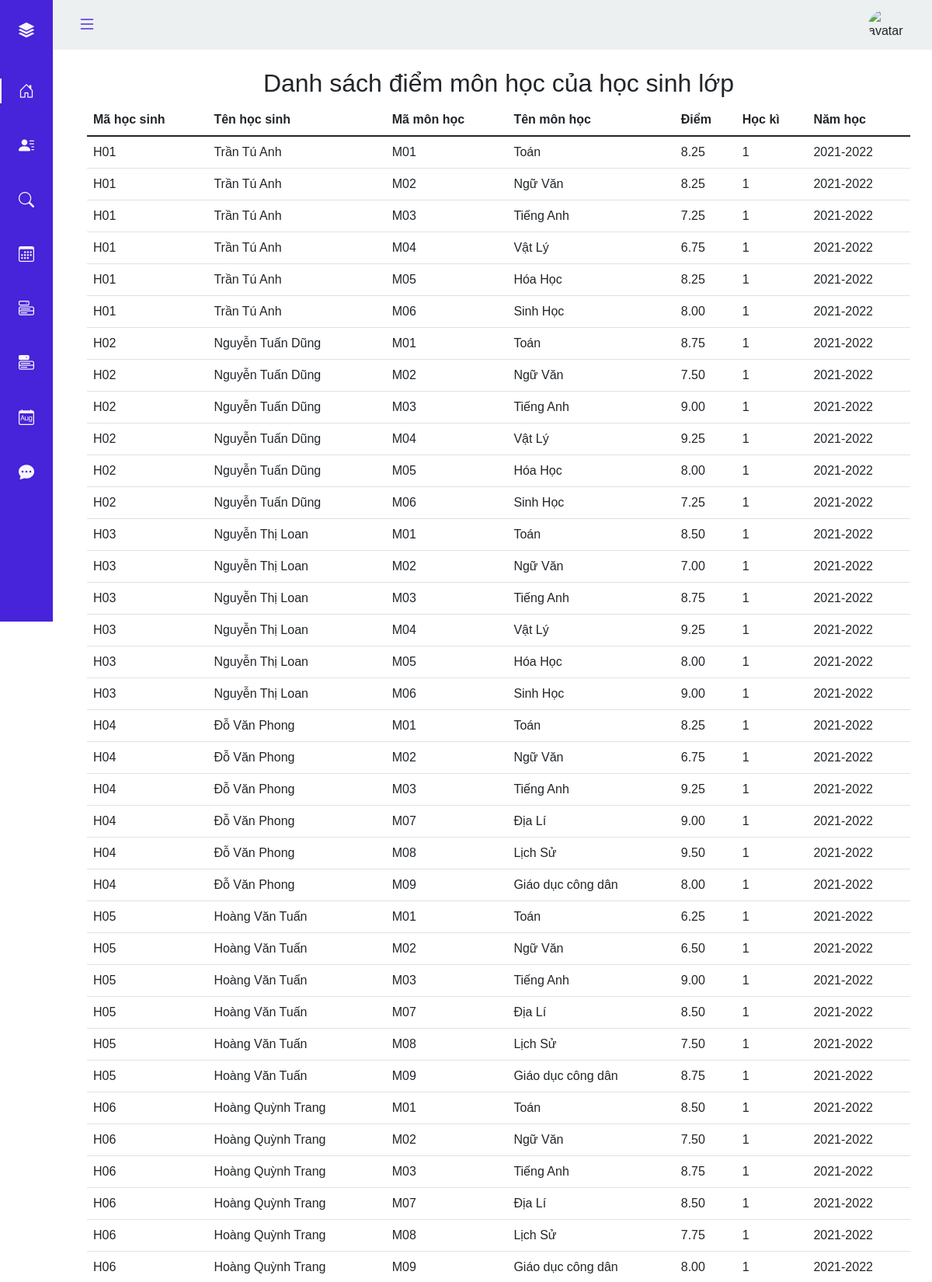
/hocsinh/diem-full.php (signed in, upper part), run on the app's committed database.
### tables this page shows
CREATE TABLE `diem` (
  `Mahs` char(10) NOT NULL,
  `Mamh` char(10) NOT NULL,
  `Diem` decimal(3,2) DEFAULT NULL,
  `Hocky` int(11) DEFAULT NULL,
  `Namhoc` varchar(10) DEFAULT NULL
);

CREATE TABLE `hoc_sinh` (
  `Mahs` char(10) NOT NULL,
  `Hotenhs` varchar(50) DEFAULT NULL,
  `Ngaysinh` date DEFAULT NULL,
  `Gioitinh` varchar(5) DEFAULT NULL,
  `Sdtph` varchar(50) DEFAULT NULL,
  `Mal` char(10) DEFAULT NULL,
  `Hocky` int(11) DEFAULT NULL,
  `Namhoc` varchar(10) DEFAULT NULL
);

CREATE TABLE `monhoc` (
  `Mamh` char(10) NOT NULL,
  `Tenmh` varchar(50) DEFAULT NULL
);

### hocsinh/diem-full.php (the view, shortened to what this page needs)
<?php include('../partial-font/hearder_hs.php') ?>
<br>
<main>
<div class="container">
        <h2>Danh sách điểm môn học của học sinh lớp </h2>
            <table class="table">
                <thead>
                    <tr>
                        <th scope="col">Mã học sinh</th>
                        <th scope="col">Tên học sinh</th>
                        <th scope="col">Mã môn học</th>
                        <th scope="col">Tên môn học</th>
                        <th scope="col">Điểm</th>
                        <th scope="col">Học kì</th>
                        <th scope="col">Năm học</th>
                    </tr>
                </thead>
                <?php
                    include('../sql/connect.php');
                    $id = $_SESSION['id'];
                    $s = "SELECT Mal FROM hoc_sinh WHERE Mahs LIKE '%$id%'";
                    $re =  mysqli_query($conn, $s);
                    $u = mysqli_fetch_assoc($re);
                    $malop = $u['Mal'];
                    $sql = "SELECT * FROM diem, monhoc, hoc_sinh WHERE Mal LIKE '%$malop%' and diem.Mamh= monhoc.Mamh AND diem.Mahs=hoc_sinh.Mahs";
                    $result = mysqli_query($conn, $sql);
                    if(mysqli_num_rows($result) > 0){
                        while($row = mysqli_fetch_assoc($result)){
                 ?>
                                <tr>
                                    <td><?php echo $row['Mahs']; ?></td>
                                    <td><?php echo $row['Hotenhs']; ?></td>
                                    <td><?php echo $row['Mamh']; ?></td>
                                    <td><?php echo $row['Tenmh']; ?></td>
                                    <td><?php echo $row['Diem']; ?></td>
                                    <td><?php echo $row['Hocky']; ?></td>
                                    <td><?php echo $row['Namhoc']; ?></td>
                                </tr>
                <?php
                        }
                    }
                ?>
            </table>
    </div>
</main>
<br>
<?php include('..//partial-font/footer_hs.php') ?>

### assets/Css/style.css (style rules this page uses)
:root { --header-height: 3rem; --nav-width: 68px; --first-color: #4723D9; --first-color-light: #AFA5D9; --white-color: #F7F6FB; --body-font: 'Nunito', sans-serif; --normal-font-size: 1rem; --z-fixed: 100 }
body { position: relative; margin: var(--header-height) 0 0 0; padding: 0 1rem; font-family: var(--body-font); font-size: var(--normal-font-size); transition: .5s }
@media screen and (min-width: 768px) { body { margin: calc(var(--header-height) + 1rem) 0 0 0; padding-left: calc(var(--nav-width) + 2rem) } }
.container { display: flex; flex-wrap: wrap; justify-content: center; }

### data on the page
diem: Mahs.Mahs "H01", Mahs.Hotenhs "Trần Tú Anh", Mamh.Mamh "M01", Mamh.Tenmh "Toán", Diem "8.25", Mahs.Hocky "1", Mahs.Namhoc "2021-2022"
diem: Mahs.Mahs "H01", Mahs.Hotenhs "Trần Tú Anh", Mamh.Mamh "M02", Mamh.Tenmh "Ngữ Văn", Diem "8.25", Mahs.Hocky "1", Mahs.Namhoc "2021-2022"
diem: Mahs.Mahs "H01", Mahs.Hotenhs "Trần Tú Anh", Mamh.Mamh "M03", Mamh.Tenmh "Tiếng Anh", Diem "7.25", Mahs.Hocky "1", Mahs.Namhoc "2021-2022"
diem: Mahs.Mahs "H01", Mahs.Hotenhs "Trần Tú Anh", Mamh.Mamh "M04", Mamh.Tenmh "Vật Lý", Diem "6.75", Mahs.Hocky "1", Mahs.Namhoc "2021-2022"
diem: Mahs.Mahs "H01", Mahs.Hotenhs "Trần Tú Anh", Mamh.Mamh "M05", Mamh.Tenmh "Hóa Học", Diem "8.25", Mahs.Hocky "1", Mahs.Namhoc "2021-2022"
diem: Mahs.Mahs "H01", Mahs.Hotenhs "Trần Tú Anh", Mamh.Mamh "M06", Mamh.Tenmh "Sinh Học", Diem "8.00", Mahs.Hocky "1", Mahs.Namhoc "2021-2022"
diem: Mahs.Mahs "H02", Mahs.Hotenhs "Nguyễn Tuấn Dũng", Mamh.Mamh "M01", Mamh.Tenmh "Toán", Diem "8.75", Mahs.Hocky "1", Mahs.Namhoc "2021-2022"
diem: Mahs.Mahs "H02", Mahs.Hotenhs "Nguyễn Tuấn Dũng", Mamh.Mamh "M02", Mamh.Tenmh "Ngữ Văn", Diem "7.50", Mahs.Hocky "1", Mahs.Namhoc "2021-2022"
diem: Mahs.Mahs "H02", Mahs.Hotenhs "Nguyễn Tuấn Dũng", Mamh.Mamh "M03", Mamh.Tenmh "Tiếng Anh", Diem "9.00", Mahs.Hocky "1", Mahs.Namhoc "2021-2022"
diem: Mahs.Mahs "H02", Mahs.Hotenhs "Nguyễn Tuấn Dũng", Mamh.Mamh "M04", Mamh.Tenmh "Vật Lý", Diem "9.25", Mahs.Hocky "1", Mahs.Namhoc "2021-2022"
diem: Mahs.Mahs "H02", Mahs.Hotenhs "Nguyễn Tuấn Dũng", Mamh.Mamh "M05", Mamh.Tenmh "Hóa Học", Diem "8.00", Mahs.Hocky "1", Mahs.Namhoc "2021-2022"
diem: Mahs.Mahs "H02", Mahs.Hotenhs "Nguyễn Tuấn Dũng", Mamh.Mamh "M06", Mamh.Tenmh "Sinh Học", Diem "7.25", Mahs.Hocky "1", Mahs.Namhoc "2021-2022"
diem: Mahs.Mahs "H03", Mahs.Hotenhs "Nguyễn Thị Loan", Mamh.Mamh "M01", Mamh.Tenmh "Toán", Diem "8.50", Mahs.Hocky "1", Mahs.Namhoc "2021-2022"
diem: Mahs.Mahs "H03", Mahs.Hotenhs "Nguyễn Thị Loan", Mamh.Mamh "M02", Mamh.Tenmh "Ngữ Văn", Diem "7.00", Mahs.Hocky "1", Mahs.Namhoc "2021-2022"
diem: Mahs.Mahs "H03", Mahs.Hotenhs "Nguyễn Thị Loan", Mamh.Mamh "M03", Mamh.Tenmh "Tiếng Anh", Diem "8.75", Mahs.Hocky "1", Mahs.Namhoc "2021-2022"
diem: Mahs.Mahs "H03", Mahs.Hotenhs "Nguyễn Thị Loan", Mamh.Mamh "M04", Mamh.Tenmh "Vật Lý", Diem "9.25", Mahs.Hocky "1", Mahs.Namhoc "2021-2022"
diem: Mahs.Mahs "H03", Mahs.Hotenhs "Nguyễn Thị Loan", Mamh.Mamh "M05", Mamh.Tenmh "Hóa Học", Diem "8.00", Mahs.Hocky "1", Mahs.Namhoc "2021-2022"
diem: Mahs.Mahs "H03", Mahs.Hotenhs "Nguyễn Thị Loan", Mamh.Mamh "M06", Mamh.Tenmh "Sinh Học", Diem "9.00", Mahs.Hocky "1", Mahs.Namhoc "2021-2022"
diem: Mahs.Mahs "H04", Mahs.Hotenhs "Đỗ Văn Phong", Mamh.Mamh "M01", Mamh.Tenmh "Toán", Diem "8.25", Mahs.Hocky "1", Mahs.Namhoc "2021-2022"
diem: Mahs.Mahs "H04", Mahs.Hotenhs "Đỗ Văn Phong", Mamh.Mamh "M02", Mamh.Tenmh "Ngữ Văn", Diem "6.75", Mahs.Hocky "1", Mahs.Namhoc "2021-2022"
diem: Mahs.Mahs "H04", Mahs.Hotenhs "Đỗ Văn Phong", Mamh.Mamh "M03", Mamh.Tenmh "Tiếng Anh", Diem "9.25", Mahs.Hocky "1", Mahs.Namhoc "2021-2022"
diem: Mahs.Mahs "H04", Mahs.Hotenhs "Đỗ Văn Phong", Mamh.Mamh "M07", Mamh.Tenmh "Địa Lí", Diem "9.00", Mahs.Hocky "1", Mahs.Namhoc "2021-2022"
diem: Mahs.Mahs "H04", Mahs.Hotenhs "Đỗ Văn Phong", Mamh.Mamh "M08", Mamh.Tenmh "Lịch Sử", Diem "9.50", Mahs.Hocky "1", Mahs.Namhoc "2021-2022"
diem: Mahs.Mahs "H04", Mahs.Hotenhs "Đỗ Văn Phong", Mamh.Mamh "M09", Mamh.Tenmh "Giáo dục công dân", Diem "8.00", Mahs.Hocky "1", Mahs.Namhoc "2021-2022"
diem: Mahs.Mahs "H05", Mahs.Hotenhs "Hoàng Văn Tuấn", Mamh.Mamh "M01", Mamh.Tenmh "Toán", Diem "6.25", Mahs.Hocky "1", Mahs.Namhoc "2021-2022"
diem: Mahs.Mahs "H05", Mahs.Hotenhs "Hoàng Văn Tuấn", Mamh.Mamh "M02", Mamh.Tenmh "Ngữ Văn", Diem "6.50", Mahs.Hocky "1", Mahs.Namhoc "2021-2022"
diem: Mahs.Mahs "H05", Mahs.Hotenhs "Hoàng Văn Tuấn", Mamh.Mamh "M03", Mamh.Tenmh "Tiếng Anh", Diem "9.00", Mahs.Hocky "1", Mahs.Namhoc "2021-2022"
diem: Mahs.Mahs "H05", Mahs.Hotenhs "Hoàng Văn Tuấn", Mamh.Mamh "M07", Mamh.Tenmh "Địa Lí", Diem "8.50", Mahs.Hocky "1", Mahs.Namhoc "2021-2022"
diem: Mahs.Mahs "H05", Mahs.Hotenhs "Hoàng Văn Tuấn", Mamh.Mamh "M08", Mamh.Tenmh "Lịch Sử", Diem "7.50", Mahs.Hocky "1", Mahs.Namhoc "2021-2022"
diem: Mahs.Mahs "H05", Mahs.Hotenhs "Hoàng Văn Tuấn", Mamh.Mamh "M09", Mamh.Tenmh "Giáo dục công dân", Diem "8.75", Mahs.Hocky "1", Mahs.Namhoc "2021-2022"
diem: Mahs.Mahs "H06", Mahs.Hotenhs "Hoàng Quỳnh Trang", Mamh.Mamh "M01", Mamh.Tenmh "Toán", Diem "8.50", Mahs.Hocky "1", Mahs.Namhoc "2021-2022"
diem: Mahs.Mahs "H06", Mahs.Hotenhs "Hoàng Quỳnh Trang", Mamh.Mamh "M02", Mamh.Tenmh "Ngữ Văn", Diem "7.50", Mahs.Hocky "1", Mahs.Namhoc "2021-2022"
diem: Mahs.Mahs "H06", Mahs.Hotenhs "Hoàng Quỳnh Trang", Mamh.Mamh "M03", Mamh.Tenmh "Tiếng Anh", Diem "8.75", Mahs.Hocky "1", Mahs.Namhoc "2021-2022"
diem: Mahs.Mahs "H06", Mahs.Hotenhs "Hoàng Quỳnh Trang", Mamh.Mamh "M07", Mamh.Tenmh "Địa Lí", Diem "8.50", Mahs.Hocky "1", Mahs.Namhoc "2021-2022"
diem: Mahs.Mahs "H06", Mahs.Hotenhs "Hoàng Quỳnh Trang", Mamh.Mamh "M08", Mamh.Tenmh "Lịch Sử", Diem "7.75", Mahs.Hocky "1", Mahs.Namhoc "2021-2022"
diem: Mahs.Mahs "H06", Mahs.Hotenhs "Hoàng Quỳnh Trang", Mamh.Mamh "M09", Mamh.Tenmh "Giáo dục công dân", Diem "8.00", Mahs.Hocky "1", Mahs.Namhoc "2021-2022"
